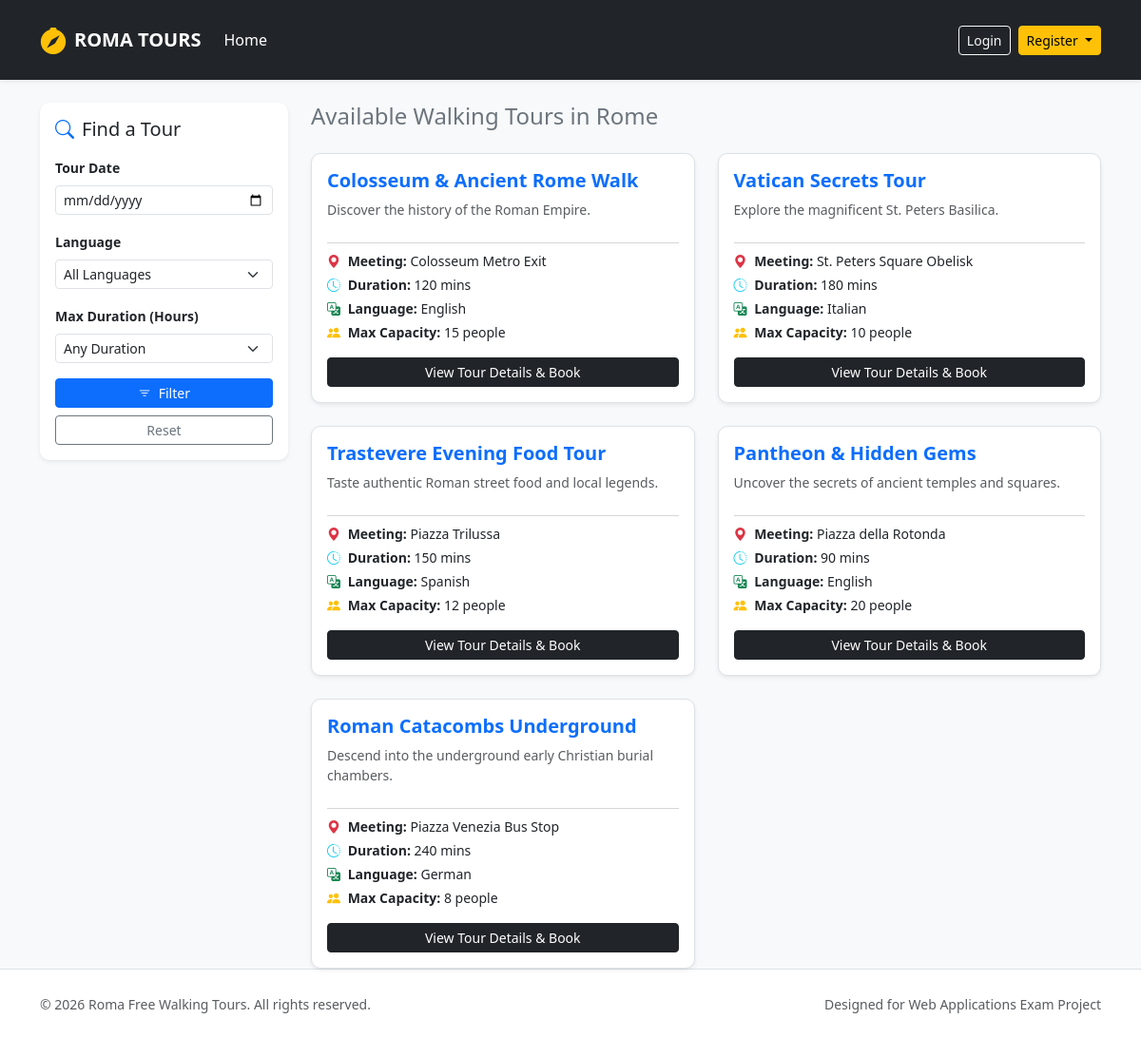
Before: / with the older database file.
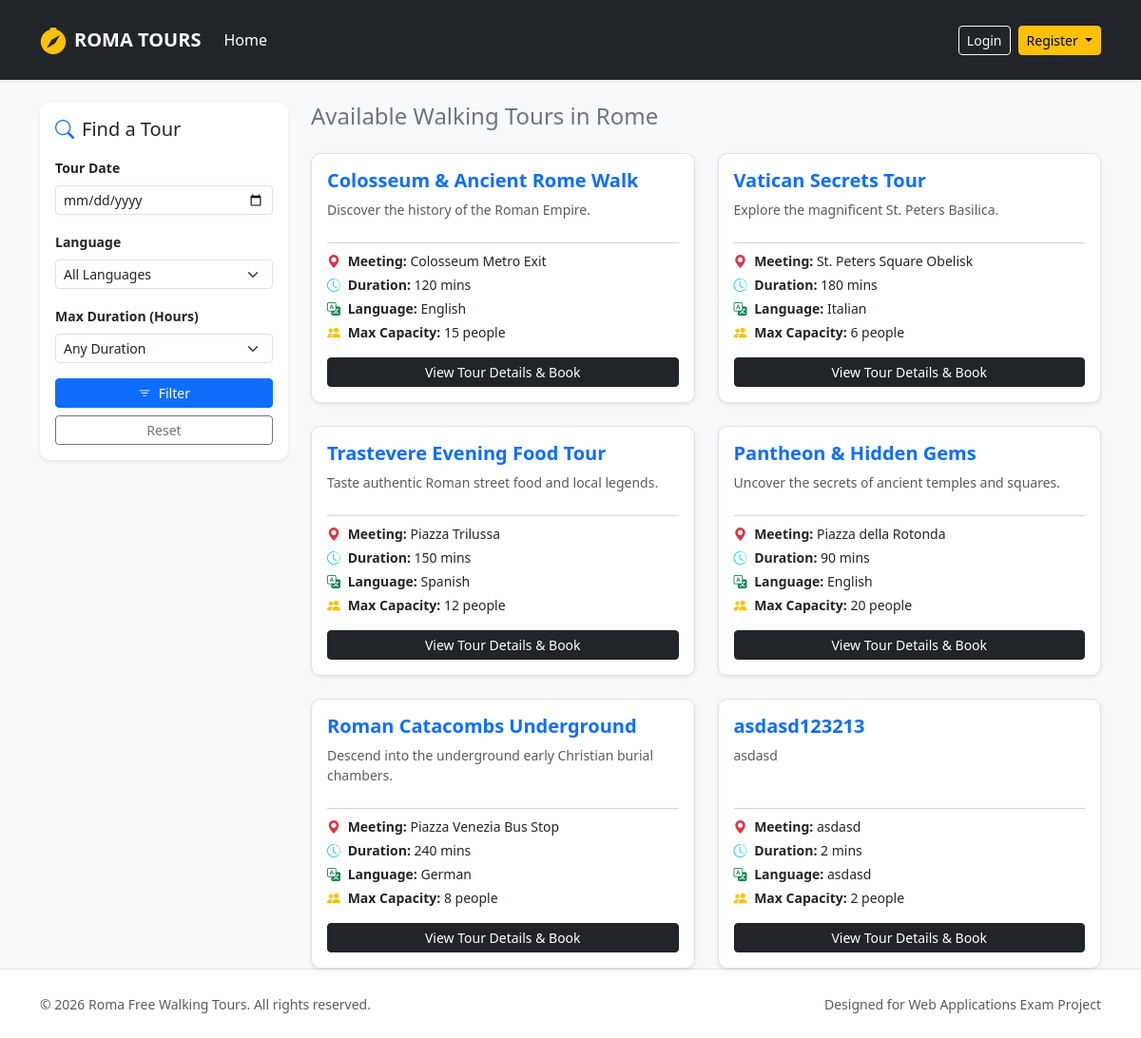
After: the same page with the newer database file.
### tables this page shows
CREATE TABLE tours (
            id INTEGER PRIMARY KEY AUTOINCREMENT,
            guide_id INTEGER NOT NULL,
            title TEXT NOT NULL,
            meeting_point TEXT NOT NULL,
            duration INTEGER NOT NULL,
            language TEXT NOT NULL,
            max_participants INTEGER NOT NULL,
            description TEXT NOT NULL,
            stops TEXT NOT NULL,
            photos TEXT NOT NULL,
            FOREIGN KEY (guide_id) REFERENCES users(id) ON DELETE CASCADE
        );

### app.py (the view)
@app.route("/")
def home():
    lang = request.args.get("language")
    duration = request.args.get("duration")
    date_input = request.args.get("date")
    day_name = None
    if date_input:
        try:
            day_name = datetime.strptime(date_input, "%Y-%m-%d").strftime("%A")
        except ValueError:
            flash("Invalid date format.", "danger")
    tours = search_tours(day_name, duration, lang)
    return render_template("index.html", tours=tours)

### dao/tours_dao.py (called while the page is built)
def search_tours(p_date_name=None, p_duration=None, p_lang=None):
    conn = sqlite3.connect("roma_tours.db")
    conn.row_factory = sqlite3.Row
    cursor = conn.cursor()
    query = "SELECT DISTINCT t.* FROM tours t LEFT JOIN tour_schedule ts ON t.id = ts.tour_id WHERE 1=1"
    params = []
    if p_lang:
        query += " AND t.language = ?"
        params.append(p_lang)
    if p_duration:
        query += " AND t.duration <= ?"
        params.append(int(p_duration))
    if p_date_name:
        query += " AND ts.day_of_week = ?"
        params.append(p_date_name)
    cursor.execute(query, params)
    tours = cursor.fetchall()
    cursor.close()
    conn.close()
    return tours

### templates/index.html (shortened to what this page needs)
{% extends 'base.html' %}
{% block content %}
<aside class="col-12 col-md-4 col-lg-3">
  <div class="card shadow-sm mb-4">
    <div class="card-body">
      <h5 class="card-title mb-3"><i class="bi bi-search text-primary me-2"></i>Find a Tour</h5>
      <form action="{{ url_for('home') }}" method="GET">
        <div class="mb-3">
          <label for="date" class="form-label small fw-bold">Tour Date</label>
          <input type="date" class="form-control form-control-sm" id="date" name="date" value="{{ request.args.get('date', '') }}">
        </div>
        <div class="mb-3">
          <label for="language" class="form-label small fw-bold">Language</label>
          <select class="form-select form-select-sm" id="language" name="language">
            <option value="">All Languages</option>
          </select>
        </div>
        <div class="mb-3">
          <label for="duration" class="form-label small fw-bold">Max Duration (Hours)</label>
          <select class="form-select form-select-sm" id="duration" name="duration">
            <option value="">Any Duration</option>
          </select>
        </div>
        <div class="d-grid gap-2">
          <button type="submit" class="btn btn-primary btn-sm"><i class="bi bi-filter me-1"></i> Filter</button>
          <a href="{{ url_for('home') }}" class="btn btn-outline-secondary btn-sm text-center">Reset</a>
        </div>
      </form>
    </div>
  </div>
</aside>
<section class="col-12 col-md-8 col-lg-9">
  <h4 class="mb-4 text-secondary">Available Walking Tours in Rome</h4>
  <div class="row row-cols-1 row-cols-md-2 g-4">
    {% for tour in tours %}
    <div class="col">
      <div class="card h-100 shadow-sm border">
        <div class="card-body d-flex flex-column">
          <h5 class="card-title text-primary fw-bold mb-2">{{ tour.title }}</h5>
          <p class="card-text text-muted small flex-grow-1">{{ tour.description }}</p>
          <hr class="text-muted my-2">
          <div class="small mb-3">
            <div class="mb-1"><strong><i class="bi bi-geo-alt-fill text-danger me-1"></i> Meeting:</strong> {{ tour.meeting_point }}</div>
            <div class="mb-1"><strong><i class="bi bi-clock-history text-info me-1"></i> Duration:</strong> {{ tour.duration }} mins</div>
            <div class="mb-1"><strong><i class="bi bi-translate text-success me-1"></i> Language:</strong> {{ tour.language }}</div>
            <div><strong><i class="bi bi-people-fill text-warning me-1"></i> Max Capacity:</strong> {{ tour.max_participants }} people</div>
          </div>
          <a href="{{ url_for('participant.tour_detail', tour_id=tour.id) }}" class="btn btn-dark btn-sm mt-auto w-100">View Tour Details & Book</a>
        </div>
      </div>
    </div>
    {% endfor %}
  </div>
</section>
{% endblock %}

Changed rows visible on the page:
changed tours "Vatican Secrets Tour": max_participants "10" → "6"
added tours: title "asdasd123213", description "asdasd", meeting_point "asdasd", duration "2", language "asdasd", max_participants "2"
